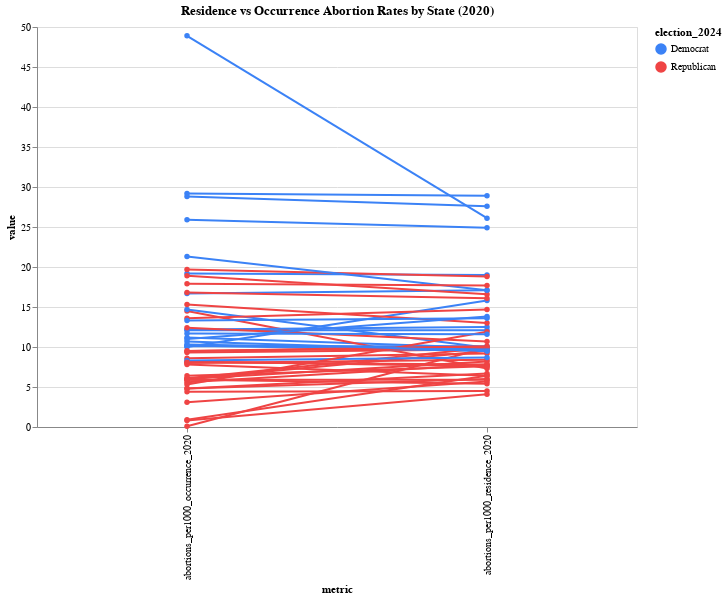

Source (notebook cell):
### Code cell
slope_data = abortion.melt(
    id_vars=['state', 'election_2024'],
    value_vars=['abortions_per1000_residence_2020', 'abortions_per1000_occurrence_2020'],
    var_name='metric',
    value_name='value'
)

slope_chart = (
    alt.Chart(slope_data)
    .mark_line(point=True)
    .encode(
        x='metric:N',
        y='value:Q',
        detail='state:N',
        color=alt.Color('election_2024:N',
                        scale=alt.Scale(domain=['Democrat', 'Republican'],
                                        range=['#3b82f6', '#ef4444'])),
        tooltip=['state', 'metric', 'value', 'election_2024']
    )
    .properties(
        width=600,
        height=400,
        title='Residence vs Occurrence Abortion Rates by State (2020)'
    )
)

slope_chart

### Figure 1 — Vega-Lite specification as saved in the notebook (floating-point values rounded to 4 significant figures)
{"config": {"view": {"continuousWidth": 300, "continuousHeight": 300}}, "data": {"name": "data-2e6e6fc25b741c1f50642e43bb23f7f9"}, "mark": {"type": "line", "point": true}, "encoding": {"color": {"field": "election_2024", "scale": {"domain": ["Democrat", "Republican"], "range": ["#3b82f6", "#ef4444"]}, "type": "nominal"}, "detail": {"field": "state", "type": "nominal"}, "tooltip": [{"field": "state", "type": "nominal"}, {"field": "metric", "type": "nominal"}, {"field": "value", "type": "quantitative"}, {"field": "election_2024", "type": "nominal"}], "x": {"field": "metric", "type": "nominal"}, "y": {"field": "value", "type": "quantitative"}}, "height": 400, "title": "Residence vs Occurrence Abortion Rates by State (2020)", "width": 600, "$schema": "https://vega.github.io/schema/vega-lite/v5.20.1.json", "datasets": {"data-2e6e6fc25b741c1f50642e43bb23f7f9": [{"state": "Alabama", "election_2024": "Republican", "metric": "abortions_per1000_residence_2020", "value": 9.5}, {"state": "Alaska", "election_2024": "Republican", "metric": "abortions_per1000_residence_2020", "value": 9.2}, {"state": "Arizona", "election_2024": "Republican", "metric": "abortions_per1000_residence_2020", "value": 9.7}, {"state": "Arkansas", "election_2024": "Republican", "metric": "abortions_per1000_residence_2020", "value": 7.8}, {"state": "California", "election_2024": "Democrat", "metric": "abortions_per1000_residence_2020", "value": 19.0}, {"state": "Colorado", "election_2024": "Democrat", "metric": "abortions_per1000_residence_2020", "value": 9.9}, {"state": "Connecticut", "election_2024": "Democrat", "metric": "abortions_per1000_residence_2020", "value": 17.1}, {"state": "Delaware", "election_2024": "Democrat", "metric": "abortions_per1000_residence_2020", "value": 15.8}, {"state": "District of Columbia", "election_2024": "Democrat", "metric": "abortions_per1000_residence_2020", "value": 26.1}, {"state": "Florida", "election_2024": "Republican", "metric": "abortions_per1000_residence_2020", "value": 18.8}, {"state": "Georgia", "election_2024": "Republican", "metric": "abortions_per1000_residence_2020", "value": 16.6}, {"state": "Hawaii", "election_2024": "Democrat", "metric": "abortions_per1000_residence_2020", "value": 12.1}, {"state": "Idaho", "election_2024": "Republican", "metric": "abortions_per1000_residence_2020", "value": 6.0}, {"state": "Illinois", "election_2024": "Democrat", "metric": "abortions_per1000_residence_2020", "value": 17.1}, {"state": "Indiana", "election_2024": "Republican", "metric": "abortions_per1000_residence_2020", "value": 8.2}, {"state": "Iowa", "election_2024": "Republican", "metric": "abortions_per1000_residence_2020", "value": 5.9}, {"state": "Kansas", "election_2024": "Republican", "metric": "abortions_per1000_residence_2020", "value": 7.3}, {"state": "Kentucky", "election_2024": "Republican", "metric": "abortions_per1000_residence_2020", "value": 6.7}, {"state": "Louisiana", "election_2024": "Republican", "metric": "abortions_per1000_residence_2020", "value": 8.4}, {"state": "Maine", "election_2024": "Democrat", "metric": "abortions_per1000_residence_2020", "value": 10.1}, {"state": "Maryland", "election_2024": "Democrat", "metric": "abortions_per1000_residence_2020", "value": 24.9}, {"state": "Massachusetts", "election_2024": "Democrat", "metric": "abortions_per1000_residence_2020", "value": 12.5}, {"state": "Michigan", "election_2024": "Republican", "metric": "abortions_per1000_residence_2020", "value": 16.1}, {"state": "Minnesota", "election_2024": "Democrat", "metric": "abortions_per1000_residence_2020", "value": 9.5}, {"state": "Mississippi", "election_2024": "Republican", "metric": "abortions_per1000_residence_2020", "value": 9.9}, {"state": "Missouri", "election_2024": "Republican", "metric": "abortions_per1000_residence_2020", "value": 9.9}, {"state": "Montana", "election_2024": "Republican", "metric": "abortions_per1000_residence_2020", "value": 7.6}, {"state": "Nebraska", "election_2024": "Republican", "metric": "abortions_per1000_residence_2020", "value": 5.4}, {"state": "Nevada", "election_2024": "Republican", "metric": "abortions_per1000_residence_2020", "value": 17.7}, {"state": "New Hampshire", "election_2024": "Democrat", "metric": "abortions_per1000_residence_2020", "value": 8.7}, {"state": "New Jersey", "election_2024": "Democrat", "metric": "abortions_per1000_residence_2020", "value": 28.9}, {"state": "New Mexico", "election_2024": "Democrat", "metric": "abortions_per1000_residence_2020", "value": 9.9}, {"state": "New York", "election_2024": "Democrat", "metric": "abortions_per1000_residence_2020", "value": 27.6}, {"state": "North Carolina", "election_2024": "Republican", "metric": "abortions_per1000_residence_2020", "value": 13.0}, {"state": "North Dakota", "election_2024": "Republican", "metric": "abortions_per1000_residence_2020", "value": 6.4}, {"state": "Ohio", "election_2024": "Republican", "metric": "abortions_per1000_residence_2020", "value": 9.9}, {"state": "Oklahoma", "election_2024": "Republican", "metric": "abortions_per1000_residence_2020", "value": 10.7}, {"state": "Oregon", "election_2024": "Democrat", "metric": "abortions_per1000_residence_2020", "value": 9.7}, {"state": "Pennsylvania", "election_2024": "Republican", "metric": "abortions_per1000_residence_2020", "value": 14.7}, {"state": "Rhode Island", "election_2024": "Democrat", "metric": "abortions_per1000_residence_2020", "value": 13.6}, {"state": "South Carolina", "election_2024": "Republican", "metric": "abortions_per1000_residence_2020", "value": 11.9}, {"state": "South Dakota", "election_2024": "Republican", "metric": "abortions_per1000_residence_2020", "value": 4.1}, {"state": "Tennessee", "election_2024": "Republican", "metric": "abortions_per1000_residence_2020", "value": 7.8}, {"state": "Texas", "election_2024": "Republican", "metric": "abortions_per1000_residence_2020", "value": 10.1}, {"state": "Utah", "election_2024": "Republican", "metric": "abortions_per1000_residence_2020", "value": 4.5}, {"state": "Vermont", "election_2024": "Democrat", "metric": "abortions_per1000_residence_2020", "value": 9.5}, {"state": "Virginia", "election_2024": "Democrat", "metric": "abortions_per1000_residence_2020", "value": 13.8}, {"state": "Washington", "election_2024": "Democrat", "metric": "abortions_per1000_residence_2020", "value": 11.6}, {"state": "West Virginia", "election_2024": "Republican", "metric": "abortions_per1000_residence_2020", "value": 5.7}, {"state": "Wisconsin", "election_2024": "Republican", "metric": "abortions_per1000_residence_2020", "value": 7.6}, {"state": "Wyoming", "election_2024": "Republican", "metric": "abortions_per1000_residence_2020", "value": 6.4}, {"state": "Alabama", "election_2024": "Republican", "metric": "abortions_per1000_occurrence_2020", "value": 6.0}, {"state": "Alaska", "election_2024": "Republican", "metric": "abortions_per1000_occurrence_2020", "value": 8.6}, {"state": "Arizona", "election_2024": "Republican", "metric": "abortions_per1000_occurrence_2020", "value": 9.3}, {"state": "Arkansas", "election_2024": "Republican", "metric": "abortions_per1000_occurrence_2020", "value": 5.6}, {"state": "California", "election_2024": "Democrat", "metric": "abortions_per1000_occurrence_2020", "value": 19.2}, {"state": "Colorado", "election_2024": "Democrat", "metric": "abortions_per1000_occurrence_2020", "value": 11.2}, {"state": "Connecticut", "election_2024": "Democrat", "metric": "abortions_per1000_occurrence_2020", "value": 16.7}, {"state": "Delaware", "election_2024": "Democrat", "metric": "abortions_per1000_occurrence_2020", "value": 10.0}, {"state": "District of Columbia", "election_2024": "Democrat", "metric": "abortions_per1000_occurrence_2020", "value": 48.9}, {"state": "Florida", "election_2024": "Republican", "metric": "abortions_per1000_occurrence_2020", "value": 19.7}, {"state": "Georgia", "election_2024": "Republican", "metric": "abortions_per1000_occurrence_2020", "value": 18.9}, {"state": "Hawaii", "election_2024": "Democrat", "metric": "abortions_per1000_occurrence_2020", "value": 12.1}, {"state": "Idaho", "election_2024": "Republican", "metric": "abortions_per1000_occurrence_2020", "value": 4.8}, {"state": "Illinois", "election_2024": "Democrat", "metric": "abortions_per1000_occurrence_2020", "value": 21.3}, {"state": "Indiana", "election_2024": "Republican", "metric": "abortions_per1000_occurrence_2020", "value": 6.0}, {"state": "Iowa", "election_2024": "Republican", "metric": "abortions_per1000_occurrence_2020", "value": 5.9}, {"state": "Kansas", "election_2024": "Republican", "metric": "abortions_per1000_occurrence_2020", "value": 14.5}, {"state": "Kentucky", "election_2024": "Republican", "metric": "abortions_per1000_occurrence_2020", "value": 4.8}, {"state": "Louisiana", "election_2024": "Republican", "metric": "abortions_per1000_occurrence_2020", "value": 8.0}, {"state": "Maine", "election_2024": "Democrat", "metric": "abortions_per1000_occurrence_2020", "value": 10.1}, {"state": "Maryland", "election_2024": "Democrat", "metric": "abortions_per1000_occurrence_2020", "value": 25.9}, {"state": "Massachusetts", "election_2024": "Democrat", "metric": "abortions_per1000_occurrence_2020", "value": 12.2}, {"state": "Michigan", "election_2024": "Republican", "metric": "abortions_per1000_occurrence_2020", "value": 16.8}, {"state": "Minnesota", "election_2024": "Democrat", "metric": "abortions_per1000_occurrence_2020", "value": 10.2}, {"state": "Mississippi", "election_2024": "Republican", "metric": "abortions_per1000_occurrence_2020", "value": 6.1}, {"state": "Missouri", "election_2024": "Republican", "metric": "abortions_per1000_occurrence_2020", "value": 0.1}, {"state": "Montana", "election_2024": "Republican", "metric": "abortions_per1000_occurrence_2020", "value": 8.2}, {"state": "Nebraska", "election_2024": "Republican", "metric": "abortions_per1000_occurrence_2020", "value": 5.9}, {"state": "Nevada", "election_2024": "Republican", "metric": "abortions_per1000_occurrence_2020", "value": 17.9}, {"state": "New Hampshire", "election_2024": "Democrat", "metric": "abortions_per1000_occurrence_2020", "value": 8.3}, {"state": "New Jersey", "election_2024": "Democrat", "metric": "abortions_per1000_occurrence_2020", "value": 29.2}, {"state": "New Mexico", "election_2024": "Democrat", "metric": "abortions_per1000_occurrence_2020", "value": 14.7}, {"state": "New York", "election_2024": "Democrat", "metric": "abortions_per1000_occurrence_2020", "value": 28.8}, {"state": "North Carolina", "election_2024": "Republican", "metric": "abortions_per1000_occurrence_2020", "value": 15.3}, {"state": "North Dakota", "election_2024": "Republican", "metric": "abortions_per1000_occurrence_2020", "value": 7.8}, {"state": "Ohio", "election_2024": "Republican", "metric": "abortions_per1000_occurrence_2020", "value": 9.5}, {"state": "Oklahoma", "election_2024": "Republican", "metric": "abortions_per1000_occurrence_2020", "value": 12.4}, {"state": "Oregon", "election_2024": "Democrat", "metric": "abortions_per1000_occurrence_2020", "value": 10.3}, {"state": "Pennsylvania", "election_2024": "Republican", "metric": "abortions_per1000_occurrence_2020", "value": 13.6}, {"state": "Rhode Island", "election_2024": "Democrat", "metric": "abortions_per1000_occurrence_2020", "value": 13.3}, {"state": "South Carolina", "election_2024": "Republican", "metric": "abortions_per1000_occurrence_2020", "value": 5.3}, {"state": "South Dakota", "election_2024": "Republican", "metric": "abortions_per1000_occurrence_2020", "value": 0.8}, {"state": "Tennessee", "election_2024": "Republican", "metric": "abortions_per1000_occurrence_2020", "value": 8.1}, {"state": "Texas", "election_2024": "Republican", "metric": "abortions_per1000_occurrence_2020", "value": 9.5}, {"state": "Utah", "election_2024": "Republican", "metric": "abortions_per1000_occurrence_2020", "value": 4.4}, {"state": "Vermont", "election_2024": "Democrat", "metric": "abortions_per1000_occurrence_2020", "value": 10.7}, {"state": "Virginia", "election_2024": "Democrat", "metric": "abortions_per1000_occurrence_2020", "value": 11.0}, {"state": "Washington", "election_2024": "Democrat", "metric": "abortions_per1000_occurrence_2020", "value": 11.7}, {"state": "West Virginia", "election_2024": "Republican", "metric": "abortions_per1000_occurrence_2020", "value": 3.1}, {"state": "Wisconsin", "election_2024": "Republican", "metric": "abortions_per1000_occurrence_2020", "value": 6.4}, {"state": "Wyoming", "election_2024": "Republican", "metric": "abortions_per1000_occurrence_2020", "value": 0.9}]}}
